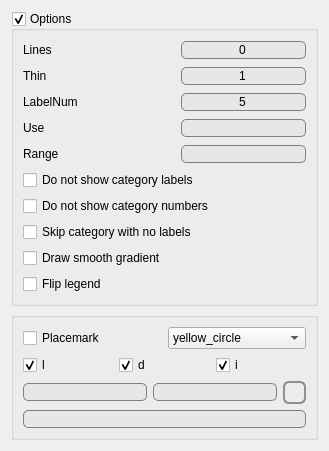
             <widget class="QWidget" name="tab_8">
              <attribute name="title">
               <string>Opt</string>
              </attribute>
              <layout class="QVBoxLayout" name="verticalLayout_11">
               <item>
                <widget class="QGroupBox" name="groupBox">
                 <property name="title">
                  <string>Options</string>
                 </property>
                 <property name="checkable">
                  <bool>true</bool>
                 </property>
                 <layout class="QVBoxLayout" name="verticalLayout_13">
                  <item>
                   <layout class="QHBoxLayout" name="horizontalLayout_20">
                    <item>
                     <widget class="QLabel" name="label_2">
                      <property name="text">
                       <string>Lines</string>
                      </property>
                     </widget>
                    </item>
                    <item>
                     <spacer name="horizontalSpacer_2">
                      <property name="orientation">
                       <enum>Qt::Horizontal</enum>
                      </property>
                      <property name="sizeHint" stdset="0">
                       <size>
                        <width>40</width>
                        <height>20</height>
                       </size>
                      </property>
                     </spacer>
                    </item>
                    <item>
                     <widget class="QLineEdit" name="AdvLines">
                      <property name="minimumSize">
                       <size>
                        <width>125</width>
                        <height>0</height>
                       </size>
                      </property>
                      <property name="maximumSize">
                       <size>
                        <width>125</width>
                        <height>16777215</height>
                       </size>
                      </property>
                      <property name="styleSheet">
                       <string notr="true">QLineEdit {
     border: 1px solid gray;
     border-radius: 5px;
     padding: 0 8px;
     background: rgb(231, 231, 231);
 }</string>
                      </property>
                      <property name="text">
                       <string>0</string>
                      </property>
                      <property name="alignment">
                       <set>Qt::AlignCenter</set>
                      </property>
                     </widget>
                    </item>
                   </layout>
                  </item>
                  <item>
                   <layout class="QHBoxLayout" name="horizontalLayout_23">
                    <item>
                     <widget class="QLabel" name="label_13">
                      <property name="text">
                       <string>Thin</string>
                      </property>
                     </widget>
                    </item>
                    <item>
                     <spacer name="horizontalSpacer_14">
                      <property name="orientation">
                       <enum>Qt::Horizontal</enum>
                      </property>
                      <property name="sizeHint" stdset="0">
                       <size>
                        <width>40</width>
                        <height>20</height>
                       </size>
                      </property>
                     </spacer>
                    </item>
                    <item>
                     <widget class="QLineEdit" name="AdvThin">
                      <property name="minimumSize">
                       <size>
                        <width>125</width>
                        <height>0</height>
                       </size>
                      </property>
                      <property name="maximumSize">
                       <size>
                        <width>125</width>
                        <height>16777215</height>
                       </size>
                      </property>
                      <property name="styleSheet">
                       <string notr="true">QLineEdit {
     border: 1px solid gray;
     border-radius: 5px;
     padding: 0 8px;
     background: rgb(231, 231, 231);
 }</string>
                      </property>
                      <property name="text">
                       <string>1</string>
                      </property>
                      <property name="alignment">
                       <set>Qt::AlignCenter</set>
                      </property>
                     </widget>
                    </item>
                   </layout>
                  </item>
                  <item>
                   <layout class="QHBoxLayout" name="horizontalLayout_21">
                    <item>
                     <widget class="QLabel" name="label_11">
                      <property name="text">
                       <string>LabelNum</string>
                      </property>
                     </widget>
                    </item>
                    <item>
                     <spacer name="horizontalSpacer_12">
                      <property name="orientation">
                       <enum>Qt::Horizontal</enum>
                      </property>
                      <property name="sizeHint" stdset="0">
                       <size>
                        <width>40</width>
                        <height>20</height>
                       </size>
                      </property>
                     </spacer>
                    </item>
                    <item>
                     <widget class="QLineEdit" name="AdvLabelNum">
                      <property name="minimumSize">
                       <size>
                        <width>125</width>
                        <height>0</height>
                       </size>
                      </property>
                      <property name="maximumSize">
                       <size>
                        <width>125</width>
                        <height>16777215</height>
                       </size>
                      </property>
                      <property name="styleSheet">
                       <string notr="true">QLineEdit {
     border: 1px solid gray;
     border-radius: 5px;
     padding: 0 8px;
     background: rgb(231, 231, 231);
 }</string>
                      </property>
                      <property name="text">
                       <string>5</string>
                      </property>
                      <property name="alignment">
                       <set>Qt::AlignCenter</set>
                      </property>
                     </widget>
                    </item>
                   </layout>
                  </item>
                  <item>
                   <layout class="QHBoxLayout" name="horizontalLayout_24">
                    <item>
                     <widget class="QLabel" name="label_14">
                      <property name="text">
                       <string>Use</string>
                      </property>
                     </widget>
                    </item>
                    <item>
                     <spacer name="horizontalSpacer_15">
                      <property name="orientation">
                       <enum>Qt::Horizontal</enum>
                      </property>
                      <property name="sizeHint" stdset="0">
                       <size>
                        <width>40</width>
                        <height>20</height>
                       </size>
                      </property>
                     </spacer>
                    </item>
                    <item>
                     <widget class="QLineEdit" name="AdvUse">
                      <property name="enabled">
                       <bool>false</bool>
                      </property>
                      <property name="minimumSize">
                       <size>
                        <width>125</width>
                        <height>0</height>
                       </size>
                      </property>
                      <property name="maximumSize">
                       <size>
                        <width>125</width>
                        <height>16777215</height>
                       </size>
                      </property>
                      <property name="styleSheet">
                       <string notr="true">QLineEdit {
     border: 1px solid gray;
     border-radius: 5px;
     padding: 0 8px;
     background: rgb(231, 231, 231);
 }</string>
                      </property>
                      <property name="alignment">
                       <set>Qt::AlignCenter</set>
                      </property>
                     </widget>
                    </item>
                   </layout>
                  </item>
                  <item>
                   <layout class="QHBoxLayout" name="horizontalLayout_25">
                    <item>
                     <widget class="QLabel" name="label_15">
                      <property name="text">
                       <string>Range</string>
                      </property>
                     </widget>
                    </item>
                    <item>
                     <spacer name="horizontalSpacer_16">
                      <property name="orientation">
                       <enum>Qt::Horizontal</enum>
                      </property>
                      <property name="sizeHint" stdset="0">
                       <size>
                        <width>40</width>
                        <height>20</height>
                       </size>
                      </property>
                     </spacer>
                    </item>
                    <item>
                     <widget class="QLineEdit" name="AdvRange">
                      <property name="enabled">
                       <bool>false</bool>
                      </property>
                      <property name="minimumSize">
                       <size>
                        <width>125</width>
                        <height>0</height>
                       </size>
                      </property>
                      <property name="maximumSize">
                       <size>
                        <width>125</width>
                        <height>16777215</height>
                       </size>
                      </property>
                      <property name="styleSheet">
                       <string notr="true">QLineEdit {
     border: 1px solid gray;
     border-radius: 5px;
     padding: 0 8px;
     background: rgb(231, 231, 231);
 }</string>
                      </property>
                      <property name="alignment">
                       <set>Qt::AlignCenter</set>
                      </property>
                     </widget>
                    </item>
                   </layout>
                  </item>
                  <item>
                   <layout class="QVBoxLayout" name="verticalLayout_10">
                    <item>
                     <widget class="QCheckBox" name="flag_v">
                      <property name="text">
                       <string>Do not show category labels</string>
                      </property>
                     </widget>
                    </item>
                    <item>
                     <widget class="QCheckBox" name="flag_c">
                      <property name="text">
                       <string>Do not show category numbers</string>
                      </property>
                     </widget>
                    </item>
                    <item>
                     <widget class="QCheckBox" name="flag_n">
                      <property name="text">
                       <string>Skip category with no labels</string>
                      </property>
                     </widget>
                    </item>
                    <item>
                     <widget class="QCheckBox" name="flag_s">
                      <property name="text">
                       <string>Draw smooth gradient</string>
                      </property>
                     </widget>
                    </item>
                    <item>
                     <widget class="QCheckBox" name="flag_f">
                      <property name="text">
                       <string>Flip legend</string>
                      </property>
                     </widget>
                    </item>
                   </layout>
                  </item>
                 </layout>
                </widget>
               </item>
               <item>
                <widget class="QGroupBox" name="groupBox_2">
                 <property name="enabled">
                  <bool>true</bool>
                 </property>
                 <property name="title">
                  <string/>
                 </property>
                 <property name="checkable">
                  <bool>false</bool>
                 </property>
                 <layout class="QVBoxLayout" name="verticalLayout_14">
                  <item>
                   <layout class="QHBoxLayout" name="horizontalLayout_26">
                    <item>
                     <widget class="QCheckBox" name="placemark">
                      <property name="text">
                       <string>Placemark</string>
                      </property>
                     </widget>
                    </item>
                    <item>
                     <widget class="QComboBox" name="placemarks">
                      <property name="currentIndex">
                       <number>1</number>
                      </property>
                      <item>
                       <property name="text">
                        <string>icon</string>
                       </property>
                      </item>
                      <item>
                       <property name="text">
                        <string>yellow_circle</string>
                       </property>
                       <property name="icon">
                        <iconset resource="../resources.qrc">
                         <normaloff>:/icons/yellow_circle.png</normaloff>:/icons/yellow_circle.png</iconset>
                       </property>
                      </item>
                      <item>
                       <property name="text">
                        <string>red_circle</string>
                       </property>
                       <property name="icon">
                        <iconset resource="../resources.qrc">
                         <normaloff>:/icons/red_circle.png</normaloff>:/icons/red_circle.png</iconset>
                       </property>
                      </item>
                      <item>
                       <property name="text">
                        <string>blue_circle</string>
                       </property>
                       <property name="icon">
                        <iconset resource="../resources.qrc">
                         <normaloff>:/icons/blue_circle.png</normaloff>:/icons/blue_circle.png</iconset>
                       </property>
                      </item>
                      <item>
                       <property name="text">
                        <string>green_circle</string>
                       </property>
                       <property name="icon">
                        <iconset resource="../resources.qrc">
                         <normaloff>:/icons/green_circle.png</normaloff>:/icons/green_circle.png</iconset>
                       </property>
                      </item>
                     </widget>
                    </item>
                   </layout>
                  </item>
                  <item>
                   <layout class="QHBoxLayout" name="horizontalLayout_27">
                    <item>
                     <widget class="QCheckBox" name="addlegend">
                      <property name="text">
                       <string>l</string>
                      </property>
                      <property name="checked">
                       <bool>true</bool>
                      </property>
                     </widget>
                    </item>
                    <item>
                     <widget class="QCheckBox" name="adddescription">
                      <property name="text">
                       <string>d</string>
                      </property>
                      <property name="checked">
                       <bool>true</bool>
                      </property>
                     </widget>
                    </item>
                    <item>
                     <widget class="QCheckBox" name="flag_z">
                      <property name="text">
                       <string>i</string>
                      </property>
                      <property name="checked">
                       <bool>true</bool>
                      </property>
                     </widget>
                    </item>
                   </layout>
                  </item>
                  <item>
                   <layout class="QHBoxLayout" name="horizontalLayout_28">
                    <item>
                     <widget class="QLineEdit" name="longitude">
                      <property name="styleSheet">
                       <string notr="true">QLineEdit {
     border: 1px solid gray;
     border-radius: 5px;
     padding: 0 8px;
     background: rgb(231, 231, 231);
 }</string>
                      </property>
                      <property name="alignment">
                       <set>Qt::AlignCenter</set>
                      </property>
                     </widget>
                    </item>
                    <item>
                     <widget class="QLineEdit" name="latitude">
                      <property name="styleSheet">
                       <string notr="true">QLineEdit {
     border: 1px solid gray;
     border-radius: 5px;
     padding: 0 8px;
     background: rgb(231, 231, 231);
 }</string>
                      </property>
                      <property name="alignment">
                       <set>Qt::AlignCenter</set>
                      </property>
                     </widget>
                    </item>
                    <item>
                     <widget class="QToolButton" name="refresh">
                      <property name="styleSheet">
                       <string notr="true"> QToolButton { /* all types of tool button */
     border: 2px solid #8f8f91;
     border-radius: 6px;
     background-color: qlineargradient(x1: 0, y1: 0, x2: 0, y2: 1,
                                       stop: 0 #f6f7fa, stop: 1 #dadbde);
 }

 QToolButton[popupMode=&quot;1&quot;] { /* only for MenuButtonPopup */
     padding-right: 20px; /* make way for the popup button */
 }

 QToolButton:pressed {
     background-color: qlineargradient(x1: 0, y1: 0, x2: 0, y2: 1,
                                       stop: 0 #dadbde, stop: 1 #f6f7fa);
 }

 QToolButton:checked {
     background-color: qlineargradient(x1: 0, y1: 0, x2: 0, y2: 1,
                                       stop: 0 white, stop: 1 blue);
 }

 /* the subcontrols below are used only in the MenuButtonPopup mode */
 QToolButton::menu-button {
     border: 2px solid gray;
     border-top-right-radius: 6px;
     border-bottom-right-radius: 6px;
     /* 16px width + 4px for border = 20px allocated above */
     width: 16px;
 }

 QToolButton::menu-arrow {
     image: url(downarrow.png);
 }

 QToolButton::menu-arrow:open {
     top: 1px; left: 1px; /* shift it a bit */
 }</string>
                      </property>
                      <property name="text">
                       <string/>
                      </property>
                      <property name="icon">
                       <iconset resource="../resources.qrc">
                        <normaloff>:/icons/mActionDraw.png</normaloff>:/icons/mActionDraw.png</iconset>
                      </property>
                     </widget>
                    </item>
                   </layout>
                  </item>
                  <item>
                   <widget class="QLineEdit" name="placedescription">
                    <property name="enabled">
                     <bool>true</bool>
                    </property>
                    <property name="styleSheet">
                     <string notr="true">QLineEdit {
     border: 1px solid gray;
     border-radius: 5px;
     padding: 0 8px;
     background: rgb(231, 231, 231);
 }</string>
                    </property>
                   </widget>
                  </item>
                 </layout>
                </widget>
               </item>
              </layout>
             </widget>
